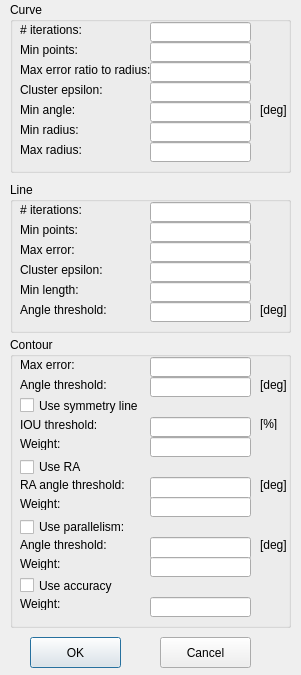
<?xml version="1.0" encoding="UTF-8"?>
<ui version="4.0">
 <class>ContourOptionDialog</class>
 <widget class="QDialog" name="ContourOptionDialog">
  <property name="geometry">
   <rect>
    <x>0</x>
    <y>0</y>
    <width>301</width>
    <height>675</height>
   </rect>
  </property>
  <property name="windowTitle">
   <string>ContourOptionDialog</string>
  </property>
  <widget class="QPushButton" name="pushButtonOK">
   <property name="geometry">
    <rect>
     <x>30</x>
     <y>637</y>
     <width>91</width>
     <height>31</height>
    </rect>
   </property>
   <property name="text">
    <string>OK</string>
   </property>
  </widget>
  <widget class="QGroupBox" name="groupBox">
   <property name="geometry">
    <rect>
     <x>10</x>
     <y>2</y>
     <width>281</width>
     <height>171</height>
    </rect>
   </property>
   <property name="title">
    <string>Curve</string>
   </property>
   <widget class="QLabel" name="label">
    <property name="geometry">
     <rect>
      <x>10</x>
      <y>40</y>
      <width>81</width>
      <height>16</height>
     </rect>
    </property>
    <property name="text">
     <string>Min points:</string>
    </property>
   </widget>
   <widget class="QLineEdit" name="lineEditCurveMinAngle">
    <property name="geometry">
     <rect>
      <x>140</x>
      <y>100</y>
      <width>101</width>
      <height>20</height>
     </rect>
    </property>
   </widget>
   <widget class="QLineEdit" name="lineEditCurveNumIterations">
    <property name="geometry">
     <rect>
      <x>140</x>
      <y>20</y>
      <width>101</width>
      <height>20</height>
     </rect>
    </property>
   </widget>
   <widget class="QLabel" name="label_5">
    <property name="geometry">
     <rect>
      <x>10</x>
      <y>120</y>
      <width>131</width>
      <height>16</height>
     </rect>
    </property>
    <property name="text">
     <string>Min radius:</string>
    </property>
   </widget>
   <widget class="QLineEdit" name="lineEditCurveMaxRadius">
    <property name="geometry">
     <rect>
      <x>140</x>
      <y>140</y>
      <width>101</width>
      <height>20</height>
     </rect>
    </property>
   </widget>
   <widget class="QLineEdit" name="lineEditCurveMinRadius">
    <property name="geometry">
     <rect>
      <x>140</x>
      <y>120</y>
      <width>101</width>
      <height>20</height>
     </rect>
    </property>
   </widget>
   <widget class="QLineEdit" name="lineEditCurveMaxErrorRatioToRadius">
    <property name="geometry">
     <rect>
      <x>140</x>
      <y>60</y>
      <width>101</width>
      <height>20</height>
     </rect>
    </property>
   </widget>
   <widget class="QLabel" name="label_2">
    <property name="geometry">
     <rect>
      <x>10</x>
      <y>60</y>
      <width>131</width>
      <height>16</height>
     </rect>
    </property>
    <property name="text">
     <string>Max error ratio to radius:</string>
    </property>
   </widget>
   <widget class="QLabel" name="label_6">
    <property name="geometry">
     <rect>
      <x>10</x>
      <y>140</y>
      <width>131</width>
      <height>16</height>
     </rect>
    </property>
    <property name="text">
     <string>Max radius:</string>
    </property>
   </widget>
   <widget class="QLabel" name="label_3">
    <property name="geometry">
     <rect>
      <x>10</x>
      <y>80</y>
      <width>131</width>
      <height>16</height>
     </rect>
    </property>
    <property name="text">
     <string>Cluster epsilon:</string>
    </property>
   </widget>
   <widget class="QLabel" name="label_4">
    <property name="geometry">
     <rect>
      <x>10</x>
      <y>100</y>
      <width>131</width>
      <height>16</height>
     </rect>
    </property>
    <property name="text">
     <string>Min angle:</string>
    </property>
   </widget>
   <widget class="QLabel" name="label_7">
    <property name="geometry">
     <rect>
      <x>10</x>
      <y>20</y>
      <width>81</width>
      <height>16</height>
     </rect>
    </property>
    <property name="text">
     <string># iterations:</string>
    </property>
   </widget>
   <widget class="QLineEdit" name="lineEditCurveMinPoints">
    <property name="geometry">
     <rect>
      <x>140</x>
      <y>40</y>
      <width>101</width>
      <height>20</height>
     </rect>
    </property>
   </widget>
   <widget class="QLineEdit" name="lineEditCurveClusterEpsilon">
    <property name="geometry">
     <rect>
      <x>140</x>
      <y>80</y>
      <width>101</width>
      <height>20</height>
     </rect>
    </property>
   </widget>
   <widget class="QLabel" name="label_14">
    <property name="geometry">
     <rect>
      <x>250</x>
      <y>100</y>
      <width>31</width>
      <height>16</height>
     </rect>
    </property>
    <property name="text">
     <string>[deg]</string>
    </property>
   </widget>
  </widget>
  <widget class="QPushButton" name="pushButtonCancel">
   <property name="geometry">
    <rect>
     <x>160</x>
     <y>637</y>
     <width>91</width>
     <height>31</height>
    </rect>
   </property>
   <property name="text">
    <string>Cancel</string>
   </property>
  </widget>
  <widget class="QGroupBox" name="groupBox_2">
   <property name="geometry">
    <rect>
     <x>10</x>
     <y>182</y>
     <width>281</width>
     <height>151</height>
    </rect>
   </property>
   <property name="title">
    <string>Line</string>
   </property>
   <widget class="QLineEdit" name="lineEditLineMinLength">
    <property name="geometry">
     <rect>
      <x>140</x>
      <y>100</y>
      <width>101</width>
      <height>20</height>
     </rect>
    </property>
   </widget>
   <widget class="QLineEdit" name="lineEditLineClusterEpsilon">
    <property name="geometry">
     <rect>
      <x>140</x>
      <y>80</y>
      <width>101</width>
      <height>20</height>
     </rect>
    </property>
   </widget>
   <widget class="QLineEdit" name="lineEditLineMinPoints">
    <property name="geometry">
     <rect>
      <x>140</x>
      <y>40</y>
      <width>101</width>
      <height>20</height>
     </rect>
    </property>
   </widget>
   <widget class="QLineEdit" name="lineEditLineMaxError">
    <property name="geometry">
     <rect>
      <x>140</x>
      <y>60</y>
      <width>101</width>
      <height>20</height>
     </rect>
    </property>
   </widget>
   <widget class="QLineEdit" name="lineEditLineNumIterations">
    <property name="geometry">
     <rect>
      <x>140</x>
      <y>20</y>
      <width>101</width>
      <height>20</height>
     </rect>
    </property>
   </widget>
   <widget class="QLabel" name="label_8">
    <property name="geometry">
     <rect>
      <x>10</x>
      <y>80</y>
      <width>131</width>
      <height>16</height>
     </rect>
    </property>
    <property name="text">
     <string>Cluster epsilon:</string>
    </property>
   </widget>
   <widget class="QLabel" name="label_9">
    <property name="geometry">
     <rect>
      <x>10</x>
      <y>20</y>
      <width>81</width>
      <height>16</height>
     </rect>
    </property>
    <property name="text">
     <string># iterations:</string>
    </property>
   </widget>
   <widget class="QLabel" name="label_10">
    <property name="geometry">
     <rect>
      <x>10</x>
      <y>40</y>
      <width>81</width>
      <height>16</height>
     </rect>
    </property>
    <property name="text">
     <string>Min points:</string>
    </property>
   </widget>
   <widget class="QLabel" name="label_11">
    <property name="geometry">
     <rect>
      <x>10</x>
      <y>100</y>
      <width>131</width>
      <height>16</height>
     </rect>
    </property>
    <property name="text">
     <string>Min length:</string>
    </property>
   </widget>
   <widget class="QLabel" name="label_12">
    <property name="geometry">
     <rect>
      <x>10</x>
      <y>60</y>
      <width>131</width>
      <height>16</height>
     </rect>
    </property>
    <property name="text">
     <string>Max error:</string>
    </property>
   </widget>
   <widget class="QLineEdit" name="lineEditLineAngleThreshold">
    <property name="geometry">
     <rect>
      <x>140</x>
      <y>120</y>
      <width>101</width>
      <height>20</height>
     </rect>
    </property>
   </widget>
   <widget class="QLabel" name="label_13">
    <property name="geometry">
     <rect>
      <x>10</x>
      <y>120</y>
      <width>131</width>
      <height>16</height>
     </rect>
    </property>
    <property name="text">
     <string>Angle threshold:</string>
    </property>
   </widget>
   <widget class="QLabel" name="label_15">
    <property name="geometry">
     <rect>
      <x>250</x>
      <y>120</y>
      <width>31</width>
      <height>16</height>
     </rect>
    </property>
    <property name="text">
     <string>[deg]</string>
    </property>
   </widget>
  </widget>
  <widget class="QGroupBox" name="groupBox_3">
   <property name="geometry">
    <rect>
     <x>10</x>
     <y>337</y>
     <width>281</width>
     <height>291</height>
    </rect>
   </property>
   <property name="title">
    <string>Contour</string>
   </property>
   <widget class="QLabel" name="label_16">
    <property name="geometry">
     <rect>
      <x>10</x>
      <y>20</y>
      <width>91</width>
      <height>16</height>
     </rect>
    </property>
    <property name="text">
     <string>Max error:</string>
    </property>
   </widget>
   <widget class="QLineEdit" name="lineEditContourMaxError">
    <property name="geometry">
     <rect>
      <x>140</x>
      <y>20</y>
      <width>101</width>
      <height>20</height>
     </rect>
    </property>
   </widget>
   <widget class="QLineEdit" name="lineEditContourAngleThreshold">
    <property name="geometry">
     <rect>
      <x>140</x>
      <y>40</y>
      <width>101</width>
      <height>20</height>
     </rect>
    </property>
   </widget>
   <widget class="QLabel" name="label_17">
    <property name="geometry">
     <rect>
      <x>10</x>
      <y>40</y>
      <width>91</width>
      <height>16</height>
     </rect>
    </property>
    <property name="text">
     <string>Angle threshold:</string>
    </property>
   </widget>
   <widget class="QLabel" name="label_18">
    <property name="geometry">
     <rect>
      <x>250</x>
      <y>40</y>
      <width>31</width>
      <height>16</height>
     </rect>
    </property>
    <property name="text">
     <string>[deg]</string>
    </property>
   </widget>
   <widget class="QCheckBox" name="checkBoxSymmetryLine">
    <property name="geometry">
     <rect>
      <x>10</x>
      <y>60</y>
      <width>131</width>
      <height>17</height>
     </rect>
    </property>
    <property name="text">
     <string>Use symmetry line</string>
    </property>
   </widget>
   <widget class="QLabel" name="label_21">
    <property name="geometry">
     <rect>
      <x>10</x>
      <y>80</y>
      <width>131</width>
      <height>16</height>
     </rect>
    </property>
    <property name="text">
     <string>IOU threshold:</string>
    </property>
   </widget>
   <widget class="QLineEdit" name="lineEditIOUThreshold">
    <property name="geometry">
     <rect>
      <x>140</x>
      <y>80</y>
      <width>101</width>
      <height>20</height>
     </rect>
    </property>
   </widget>
   <widget class="QLabel" name="label_22">
    <property name="geometry">
     <rect>
      <x>250</x>
      <y>80</y>
      <width>47</width>
      <height>13</height>
     </rect>
    </property>
    <property name="text">
     <string>[%]</string>
    </property>
   </widget>
   <widget class="QCheckBox" name="checkBoxRA">
    <property name="geometry">
     <rect>
      <x>10</x>
      <y>120</y>
      <width>81</width>
      <height>20</height>
     </rect>
    </property>
    <property name="text">
     <string>Use RA</string>
    </property>
   </widget>
   <widget class="QLabel" name="label_23">
    <property name="geometry">
     <rect>
      <x>10</x>
      <y>140</y>
      <width>121</width>
      <height>16</height>
     </rect>
    </property>
    <property name="text">
     <string>RA angle threshold:</string>
    </property>
   </widget>
   <widget class="QLineEdit" name="lineEditRAthreshold">
    <property name="geometry">
     <rect>
      <x>140</x>
      <y>140</y>
      <width>101</width>
      <height>22</height>
     </rect>
    </property>
   </widget>
   <widget class="QLabel" name="label_24">
    <property name="geometry">
     <rect>
      <x>250</x>
      <y>140</y>
      <width>31</width>
      <height>16</height>
     </rect>
    </property>
    <property name="text">
     <string>[deg]</string>
    </property>
   </widget>
   <widget class="QCheckBox" name="checkBoxParallel">
    <property name="geometry">
     <rect>
      <x>10</x>
      <y>180</y>
      <width>121</width>
      <height>20</height>
     </rect>
    </property>
    <property name="text">
     <string>Use parallelism:</string>
    </property>
   </widget>
   <widget class="QLineEdit" name="lineEditParallelThreshold">
    <property name="geometry">
     <rect>
      <x>140</x>
      <y>200</y>
      <width>101</width>
      <height>22</height>
     </rect>
    </property>
   </widget>
   <widget class="QLabel" name="label_25">
    <property name="geometry">
     <rect>
      <x>250</x>
      <y>200</y>
      <width>31</width>
      <height>16</height>
     </rect>
    </property>
    <property name="text">
     <string>[deg]</string>
    </property>
   </widget>
   <widget class="QLabel" name="label_26">
    <property name="geometry">
     <rect>
      <x>10</x>
      <y>200</y>
      <width>94</width>
      <height>16</height>
     </rect>
    </property>
    <property name="text">
     <string>Angle threshold:</string>
    </property>
   </widget>
   <widget class="QLineEdit" name="lineEditSymmetryWeight">
    <property name="geometry">
     <rect>
      <x>140</x>
      <y>100</y>
      <width>101</width>
      <height>20</height>
     </rect>
    </property>
   </widget>
   <widget class="QLabel" name="label_29">
    <property name="geometry">
     <rect>
      <x>10</x>
      <y>100</y>
      <width>47</width>
      <height>13</height>
     </rect>
    </property>
    <property name="text">
     <string>Weight:</string>
    </property>
   </widget>
   <widget class="QLineEdit" name="lineEditRaWeight">
    <property name="geometry">
     <rect>
      <x>140</x>
      <y>160</y>
      <width>101</width>
      <height>20</height>
     </rect>
    </property>
   </widget>
   <widget class="QLabel" name="label_30">
    <property name="geometry">
     <rect>
      <x>10</x>
      <y>160</y>
      <width>47</width>
      <height>13</height>
     </rect>
    </property>
    <property name="text">
     <string>Weight:</string>
    </property>
   </widget>
   <widget class="QLabel" name="label_31">
    <property name="geometry">
     <rect>
      <x>10</x>
      <y>220</y>
      <width>47</width>
      <height>13</height>
     </rect>
    </property>
    <property name="text">
     <string>Weight:</string>
    </property>
   </widget>
   <widget class="QLineEdit" name="lineEditParallelWeight">
    <property name="geometry">
     <rect>
      <x>140</x>
      <y>220</y>
      <width>101</width>
      <height>20</height>
     </rect>
    </property>
   </widget>
   <widget class="QLineEdit" name="lineEditAccuracyWeight">
    <property name="geometry">
     <rect>
      <x>140</x>
      <y>260</y>
      <width>101</width>
      <height>20</height>
     </rect>
    </property>
   </widget>
   <widget class="QLabel" name="label_32">
    <property name="geometry">
     <rect>
      <x>10</x>
      <y>260</y>
      <width>47</width>
      <height>13</height>
     </rect>
    </property>
    <property name="text">
     <string>Weight:</string>
    </property>
   </widget>
   <widget class="QCheckBox" name="checkBoxAccuracy">
    <property name="geometry">
     <rect>
      <x>10</x>
      <y>240</y>
      <width>131</width>
      <height>17</height>
     </rect>
    </property>
    <property name="text">
     <string>Use accuracy</string>
    </property>
   </widget>
  </widget>
 </widget>
 <layoutdefault spacing="6" margin="11"/>
 <resources/>
 <connections/>
</ui>
